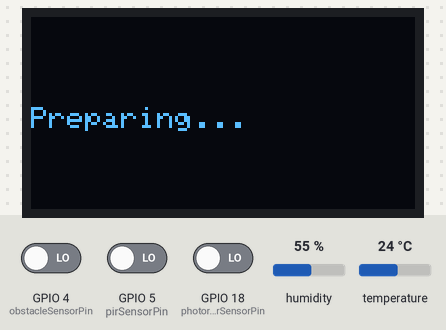
The sketch below on a simulated ESP32. Shown: 128×64 one-colour display. The test bench sets the inputs (shaded band); at power-on: GPIO 4 (obstacleSensorPin) LOW, GPIO 5 (pirSensorPin) LOW, GPIO 18 (photoresistorSensorPin) LOW, humidity 55 %, temperature 24 °C. WiFi joins after 1.5 s; servers stay silent unless stated; random numbers use the default seed unless the sketch sets one; no MQTT or app messages arrive unless stated; what the sketch prints to the serial monitor is not drawn.

Above: at 2.2 s.
At 24.4 s:
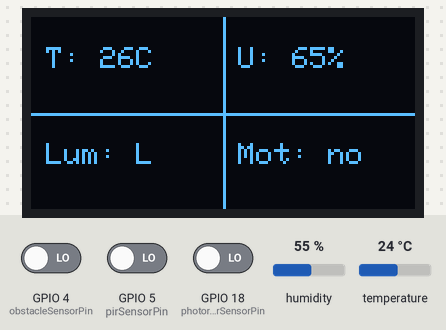
At 124.4 s:
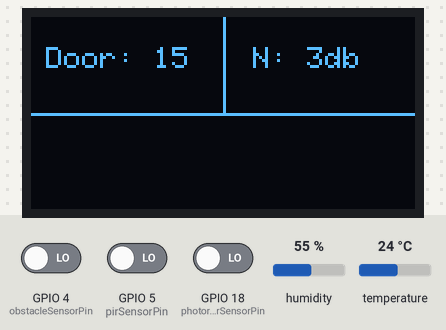

The sketch:

MQTTSensorNode.ino
```cpp
#include <ArduinoJson.h>
#include <ArduinoJson.hpp>
#include <WiFi.h>
#include <PubSubClient.h>
#include <Wire.h>
#include <Adafruit_Sensor.h>
#include <DHT.h>
#include <Adafruit_GFX.h>
#include <Adafruit_SSD1306.h>

// Replace with your network credentials
const char* ssid = "";
const char* password = "";
const char* mqtt_server = "192.168.1.9";

WiFiClient espClient;
PubSubClient client(espClient);

#define DHTPIN     19
#define DHTTYPE    DHT11

#define SCREEN_HEIGHT 64 // OLED display height, in pixels
#define SCREEN_WIDTH 128 // OLED display width, in pixels

const int photoresistorSensorPin = 18;
const int pirSensorPin = 5;
const int obstacleSensorPin = 4;

DHT dht(DHTPIN, DHTTYPE);
Adafruit_SSD1306 display(SCREEN_WIDTH, SCREEN_HEIGHT, &Wire, -1);
long lastMsg;
const unsigned long updateInterval = 5000;

bool pirDetected = false;

int obstacleDetections = 0;
int lastStateObstacleSensor = HIGH;
int currentStateObstacleSensor;
unsigned long lastDetectionTime = 0;
const unsigned long debounceDelay = 200;

int page = 0;
long lastPageChange;
const unsigned long pageInterval = 10000;

float readDHTTemperature() {
  // Sensor readings may also be up to 2 seconds 'old' (its a very slow sensor)
  // Read temperature as Celsius (the default)
  float t = dht.readTemperature();
  // Read temperature as Fahrenheit (isFahrenheit = true)
  //float t = dht.readTemperature(true);
  // Check if any reads failed and exit early (to try again).
  if (isnan(t)) {
    Serial.println("Failed to read from DHT sensor!");
    return -1;
  }
  else {
    // Serial.println(t);
    return t;
  }
}

float readDHTHumidity() {
  // Sensor readings may also be up to 2 seconds 'old' (its a very slow sensor)
  float h = dht.readHumidity();
  if (isnan(h)) {
    Serial.println("Failed to read from DHT sensor!");
    return -1;
  }
  else {
    // Serial.println(h);
    return h;
  }
}

int readPir() {
  int sensor_output = digitalRead(pirSensorPin);
  if(sensor_output == HIGH)
  {
    pirDetected = true;
  }
  return sensor_output;
}

int readPhotoresistor() {
  int photoresistorValue = digitalRead(photoresistorSensorPin);
  // Photoresistor LOW when luminosity goes over the threshold. Send a
  // 1 in this case, otherwise 0.
  if (photoresistorValue == LOW) {
    return 1;
  } else {
    return 0;
  }
}

void readObstacleIRModule() {
  currentStateObstacleSensor = digitalRead(obstacleSensorPin);
  if (lastStateObstacleSensor == HIGH && currentStateObstacleSensor == LOW) {
    unsigned long now = millis();
    if (now - lastDetectionTime > debounceDelay) {
      obstacleDetections++;
      lastDetectionTime = now;
    }
  }
  lastStateObstacleSensor = currentStateObstacleSensor;
}

void updateDisplay(StaticJsonDocument<80> doc) {
  display.clearDisplay();
  display.setTextSize(1);
  display.setTextColor(WHITE);

  if (page == 0) {
    // linea orizzontale a metà
    display.drawLine(0, SCREEN_HEIGHT/2, SCREEN_WIDTH, SCREEN_HEIGHT/2, WHITE);
    // linea verticale a metà
    display.drawLine(SCREEN_WIDTH/2, 0, SCREEN_WIDTH/2, SCREEN_HEIGHT, WHITE);

    String temp = String(doc["t"]) + "C";
    String humidity = String(doc["h"]) + "%";
    String luminosity = doc["l"] == 1 ? "H" : "L";
    String motion = doc["pd"] == 1 ? "yes" : "no";

    // testo nel quadrante in alto a sinistra
    display.setCursor(5, 10);
    display.print("T: ");
    display.print(temp);

      // testo nel quadrante in alto a destra
    display.setCursor(SCREEN_WIDTH/2 + 5, 10);
    display.print("U: ");
    display.print(humidity);

    // testo nel quadrante in basso a sinistra
    display.setCursor(5, SCREEN_HEIGHT/2 + 10);
    display.print("Lum: ");
    display.print(luminosity);

    // testo nel quadrante in basso a destra
    display.setCursor(SCREEN_WIDTH/2 + 5, SCREEN_HEIGHT/2 + 10);
    display.print("Mot: ");
    display.print(motion);
  }
  else if (page == 1) {
    display.drawLine(0, SCREEN_HEIGHT/2, SCREEN_WIDTH, SCREEN_HEIGHT/2, WHITE);
    display.drawLine(SCREEN_WIDTH/2, 0, SCREEN_WIDTH/2, SCREEN_HEIGHT/2, WHITE);

    String noise = "3db"; // manca il sensore
    String obstacle = String(doc["od"]);

    display.setCursor(5, 10);
    display.print("Door: ");
    display.print(obstacle);

    display.setCursor(SCREEN_WIDTH/2 + 10, 10);
    display.print("N: ");
    display.print(noise);
  }

  display.display();
}

void setup() {
  delay(100);
  Serial.begin(115200);
  while (!Serial);

  if(!display.begin(SSD1306_SWITCHCAPVCC, 0x3C))
  {
    Serial.println(F("SSD1306 allocation failed"));
    for(;;);
  }
  delay(2000);
  display.clearDisplay();
  display.setTextSize(1);
  display.setTextColor(WHITE);
  display.setCursor(0, 30);

  // Display initial text
  display.println("Preparing...");
  display.display();
  delay(100);

  // Initialize DHT sensor
  dht.begin();

  pinMode(photoresistorSensorPin, INPUT);
  pinMode(pirSensorPin, INPUT);
  pinMode(obstacleSensorPin, INPUT);

  // Connect to Wi-Fi
  WiFi.begin(ssid, password);
  while (WiFi.status() != WL_CONNECTED) {
    delay(1000);
    Serial.println("Connecting to WiFi..");
  }
  Serial.println("");
  Serial.println("WiFi connected");
  Serial.println("IP address: ");
  Serial.println(WiFi.localIP());

  // Connect to MQTT server
  client.setServer(mqtt_server, 1883);

  Serial.println("PIR Warm Up Delay");
  delay(20000);
  Serial.println("Ready!");
}

void loop() {
  if (!client.connected()) {
    reconnect();
  }

  StaticJsonDocument<80> doc;
  char output[80];

  long now = millis();
  readPir();
  readObstacleIRModule();
  if (now - lastMsg > updateInterval) {
    lastMsg = now;
    float temp = readDHTTemperature();
    float humidity = readDHTHumidity();
    int luminosity = readPhotoresistor();

    int pirDetection;
    if (pirDetected) {
      // Serial.print("\nPerson detected by pir\n\n");
      pirDetected = false;
      pirDetection = 1;
    } else {
      pirDetection = 0;
    }

    // doc["t"] = temp;
    // doc["h"] = humidity;
    // doc["l"] = luminosity;
    // doc["pd"] = pirDetection;
    // doc["od"] = obstacleDetections;

    doc["t"] = 26.00;
    doc["h"] = 65.00;
    doc["l"] = 0;
    doc["pd"] = 0;
    doc["od"] = 15;

    obstacleDetections = 0;

    serializeJson(doc, output);

    String nowStr = String(now);
    String outputStr = String(output);
    Serial.println(nowStr + ": " + outputStr);

    updateDisplay(doc);

    client.publish("/home/sensors", output);
  }

  // check display page change
  if (now - lastPageChange > pageInterval) {
    page = (page + 1) % 2; // alternate between 0 and 1
    lastPageChange = now;
  }
}

void reconnect() {
  // Loop until we're reconnected
  while (!client.connected()) {
    Serial.print("Attempting MQTT connection...");
    // Create a random client ID
    String clientId = "ESP8266Client-";
    clientId += String(random(0xffff), HEX);
    // Attempt to connect
    if (client.connect(clientId.c_str())) {
      Serial.println("connected");
    } else {
      Serial.print("failed, rc=");
      Serial.print(client.state());
      delay(5000);
    }
  }
}
```

Measured:
- what the display in image 0 shows lasts 22.2 s, from 2.2 s to 24.4 s
- what the display in image 1 shows lasts 5.0 s, from 24.4 s to 29.4 s
